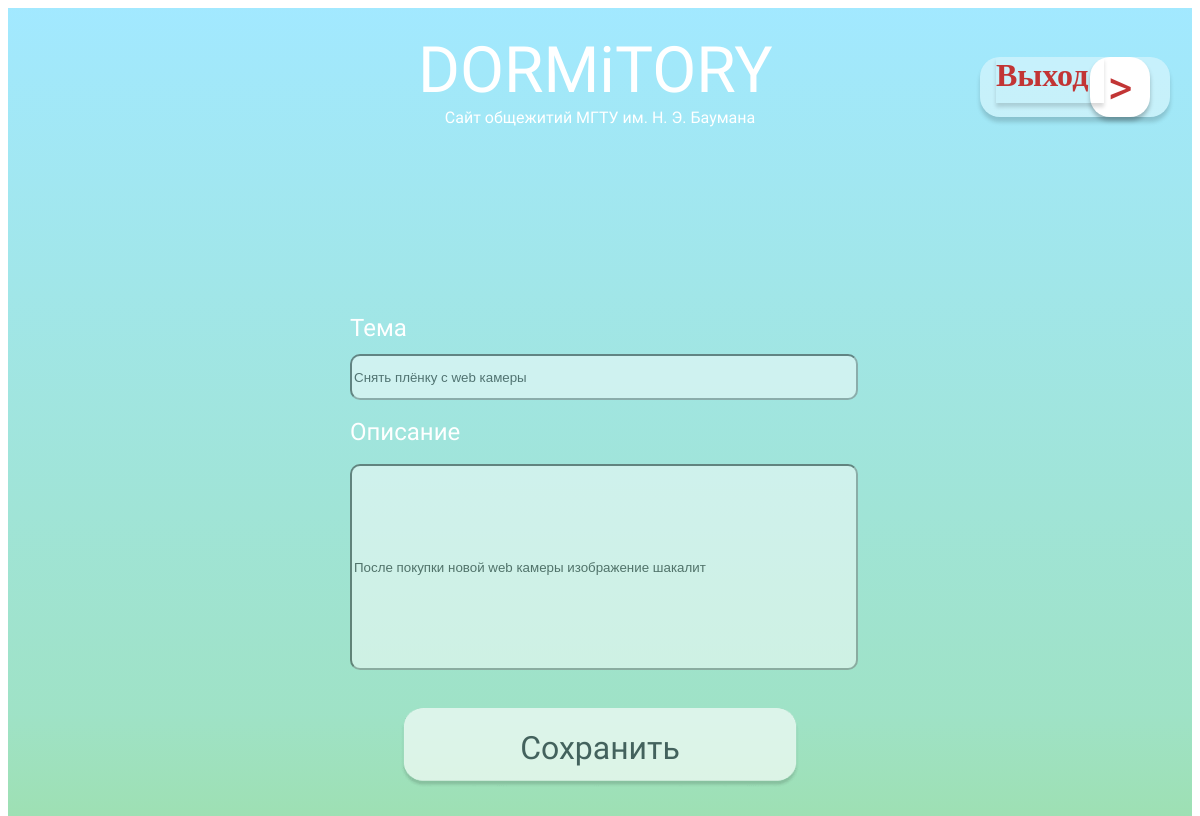
Screenshot of /requests/repair_requests/26/update_repair_request/ with the database file from the repository.
### requests/models.py (models this page shows, shortened)
class RepairRequest(models.Model):
    STATUS_CHOICES = [
        ('New', 'Новый'),
        ('In_progress', 'В работе'),
        ('Completed', 'Завершен'),
    ]
    PRIORITY_CHOICES = [
        (1, 'Высокий'),
        (2, 'Средний'),
        (3, 'Низкий'),
    ]
    user = models.ForeignKey(settings.AUTH_USER_MODEL, on_delete=models.CASCADE, verbose_name='Пользователь')
    title = models.CharField(max_length=100)
    description = models.TextField()
    room = models.ForeignKey(Room, on_delete=models.SET_NULL, null=True, verbose_name='Комната')
    status = models.CharField(
        max_length=50,
        choices=STATUS_CHOICES,
        default='New',
    )
    priority = models.IntegerField(
        choices=PRIORITY_CHOICES,
        default=2,
    )
    created_at = models.DateTimeField(auto_now_add=True)
    updated_at = models.DateTimeField(auto_now=True)

### requests/views.py (the view)
# urls.py: path('repair_requests/<int:repair_request_id>/update_repair_request/', views.RepairRequestUpdateView.as_view(), name='update_repair_request'),
class RepairRequestUpdateView(UpdateView):
    model = RepairRequest
    pk_url_kwarg = 'repair_request_id'
    form_class = RepairRequestForm
    template_name = 'requests/repair_request_update.html'
    success_url = reverse_lazy('requests:repair_requests_list')

### requests/forms.py
class RepairRequestForm(ModelForm):
    class Meta:
        model = RepairRequest
        fields = ['title', 'description']

### requests/templates/requests/repair_request_update.html (shortened to what this page needs)
<!DOCTYPE html>
<html lang="en">
<head>
    {% load static %}
    <link rel="stylesheet" href="https://unpkg.com/animate.css@4.1.1/animate.css" />
</head>
<body>
    <div class="new-request-container">
        <div class="new-request-frame">
            <form method="post">
                <div class="new-request-input-container">
                    <span class="new-request-text02"><span>Тема</span></span>
                    <div class="new-request-theme-input">
                        <input type="text" name="title" value="{% if form.title.value %}{{ form.title.value }}{% endif %}" class="new-request-theme-input">
                    </div>
                    <span class="new-request-text04"><span>Описание</span></span>
                    <div class="new-request-description-input input">
                        <input type="text" name="description" value="{% if form.title.value %}{{ form.description.value }}{% endif %}" class="new-request-description-input input">
                    </div>
                </div>
                <div class="request-page-update-request button">
                    <img alt="Rectangle1I561" src="{% static 'requests/images/rectangle1i561-v0lq-200h.png' %}" class="request-page-rectangle1" />
                    <button type="submit" class="request-page-text" style="color: rgb(67, 98, 93); background: none; border: none; text-decoration: none;">
                        Сохранить
                    </button>
                </div>
            </form>
        </div>
        <div class="new-request-logo button">
            <span class="new-request-text06"><span>DORMiTORY</span></span>
            <span class="new-request-text08"><span>Сайт общежитий МГТУ им. Н. Э. Баумана</span></span>
        </div>
        <div class="new-request-exit button">
            <div class="new-request-frame7"></div>
            <div class="new-request-frame6"><span class="new-request-text10">&gt;</span></div>
            <div class="new-request-frame1"><span class="new-request-text11"><span>Выход</span></span></div>
        </div>
        <div class="new-request-name button">
        </div>
    </div>
</body>
</html>

### rows the page displays
RepairRequest: title "Снять плёнку с web камеры", description "После покупки новой web камеры изображение шакалит"
